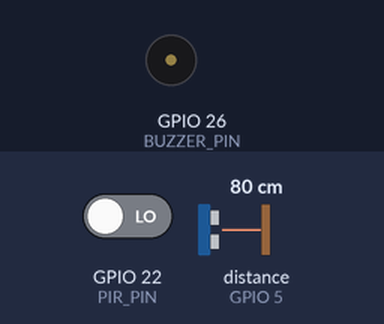
Recording of a sketch running on a simulated ESP32. Shown: buzzer (waves = sounding, pin HIGH). Wiring (inferred from the names in the program): ultrasonic range finder: trigger GPIO 18; echo GPIO 5. Inputs (shaded band) come from the test bench; at power-on: GPIO 22 (PIR_PIN) LOW, distance to the obstacle (sensor on GPIO 5) 80 cm. The echo pulse lasts 58.3 µs per cm; pins used as bus, display or sensor lines are not drawn; what the sketch prints to the serial monitor is not drawn.

Above: at 1.8 s.
1.9 s: GPIO 22 (PIR_PIN) driven HIGH
At 3.0 s:
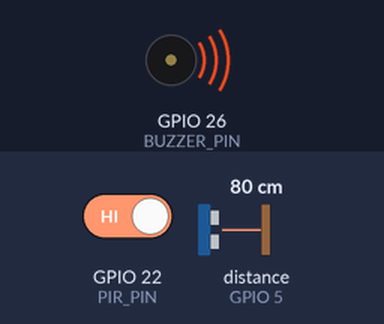
3.5 s: GPIO 22 (PIR_PIN) driven LOW
At 5.1 s:
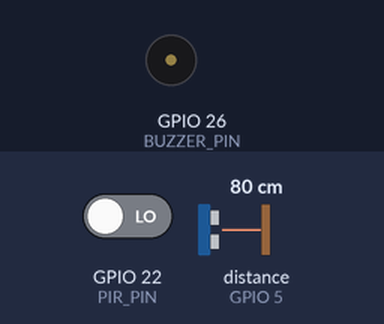
Timing chart, 0 to 6.6 s (numbered marks = the images above; inputs shaded):
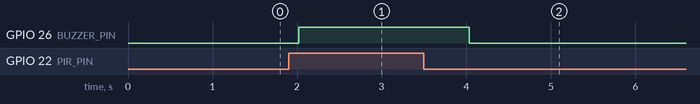

The sketch:

JSN+_PIR+BUZZER+ESPNOW.ino
```cpp
#include <esp_now.h>
#include <WiFi.h>
// === Pin Definitions ===
#define TRIG_PIN     18  // JSN TRIG
#define ECHO_PIN     5   // JSN ECHO
#define PIR_PIN      22  // PIR sensor
#define BUZZER_PIN   26  // Buzzer
#define SOUND_SPEED  0.0343  // cm/us
// === ESP-NOW Struct ===
typedef struct struct_message {
    float distanceCm;  // Measured distance in cm
} struct_message;

struct_message sensorData;

// === Receiver MAC Address ===
uint8_t receiverMAC[] = {0x08, 0xA6, 0xF7, 0xBC, 0xE9, 0xB0};

// === Callback for Send Status ===
void onSent(const uint8_t *mac_addr, esp_now_send_status_t status) {
  Serial.print("Data sent: ");
  Serial.println(status == ESP_NOW_SEND_SUCCESS ? "Success" : "Failed");
}

void setup() {
  Serial.begin(115200);

  // Configure pins
  pinMode(TRIG_PIN, OUTPUT);
  pinMode(ECHO_PIN, INPUT);
  pinMode(PIR_PIN, INPUT);
  pinMode(BUZZER_PIN, OUTPUT);

  // === WiFi & ESP-NOW Setup ===
  WiFi.mode(WIFI_STA);
  if (esp_now_init() != ESP_OK) {
    Serial.println("❌ ESP-NOW Init Failed!");
    return;
  }

  esp_now_register_send_cb(onSent);

  esp_now_peer_info_t peerInfo;
  memcpy(peerInfo.peer_addr, receiverMAC, 6);
  peerInfo.channel = 0;
  peerInfo.encrypt = false;

  if (esp_now_add_peer(&peerInfo) != ESP_OK) {
    Serial.println("❌ Failed to add peer");
    return;
  }

  Serial.println("🚀 System Ready: JSN + PIR + ESP-NOW");
}

void loop() {
  // === 1. Read Distance from JSN ===
  float distance = readDepth();

  if (distance == -1.0) {
    Serial.println("⚠ No echo received! Out of range.");
    sensorData.distanceCm = -1;
  } else {
    Serial.print("📏 Distance: ");
    Serial.print(distance);
    Serial.println(" cm");
    sensorData.distanceCm = distance;
  }

  // === 2. Read PIR & Control Buzzer ===
  bool motion = digitalRead(PIR_PIN);
  if (motion) {
    Serial.println("⚠ Motion Detected → Buzzer ON");
    digitalWrite(BUZZER_PIN, HIGH);
  } else {
    Serial.println("✅ No Motion → Buzzer OFF");
    digitalWrite(BUZZER_PIN, LOW);
  }

  // === 3. Send data using ESP-NOW ===
  esp_now_send(receiverMAC, (uint8_t *) &sensorData, sizeof(sensorData));

  Serial.println("--------------------------------");
  delay(1000);
}

// === JSN-SR04T Reading Function ===
float readDepth() {
  digitalWrite(TRIG_PIN, LOW);
  delayMicroseconds(2);
  digitalWrite(TRIG_PIN, HIGH);
  delayMicroseconds(10);
  digitalWrite(TRIG_PIN, LOW);

  long duration = pulseIn(ECHO_PIN, HIGH, 30000); // Timeout: 30ms

  if (duration == 0) return -1.0;

  float distance = (duration * SOUND_SPEED) / 2;
  return distance;
}
```

Measured:
- after the input at 1.9 s, GPIO 26 (BUZZER_PIN): LOW → HIGH after 0.12 s
- after the input at 3.5 s, GPIO 26 (BUZZER_PIN): HIGH → LOW after 0.54 s
